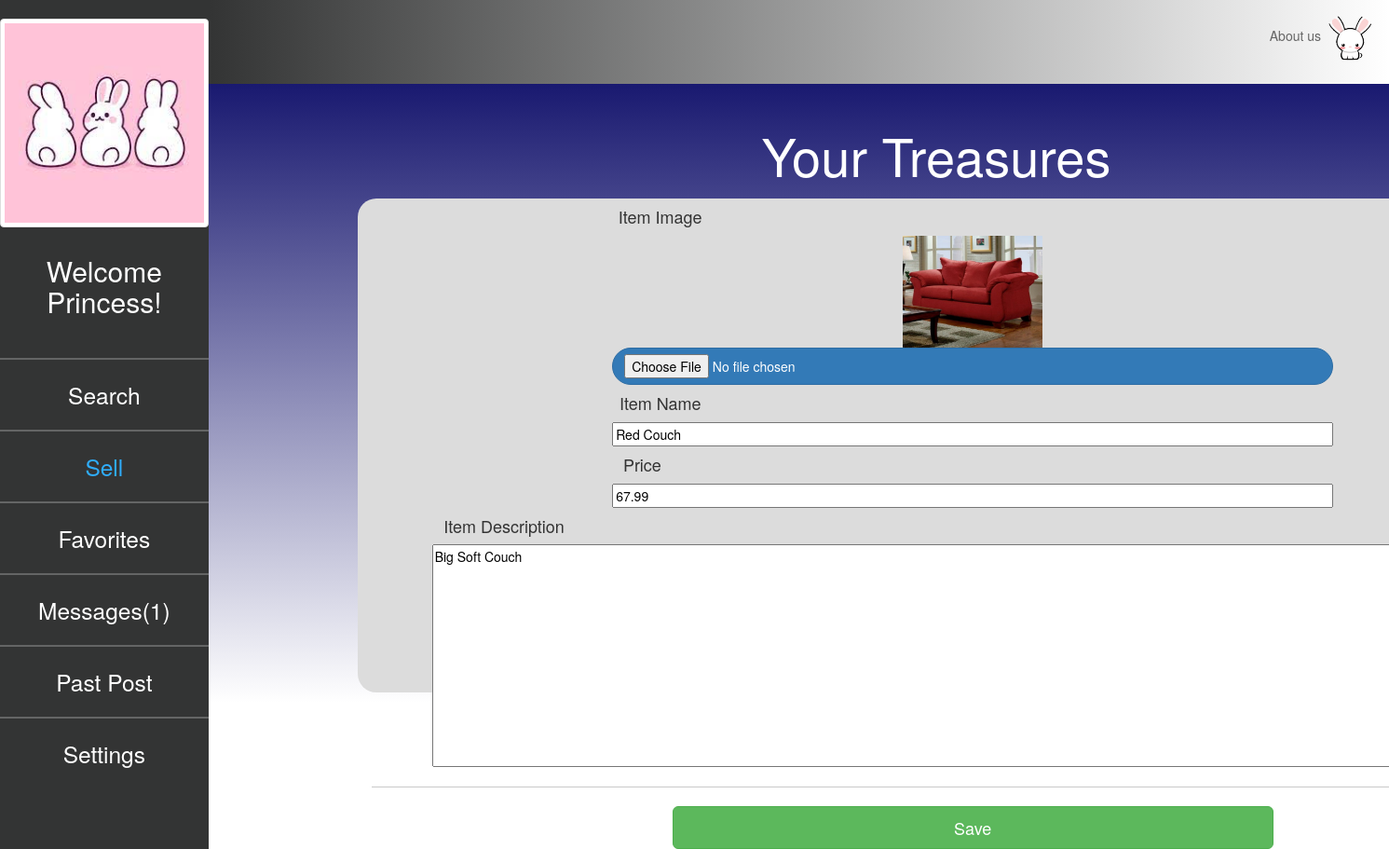
/Item/edit/4 (signed in), run on the app's committed database.
### tables this page shows
CREATE TABLE `item` (
  `item_id` int(11) NOT NULL,
  `profile_id` int(11) NOT NULL,
  `item_name` varchar(50) NOT NULL,
  `item_pic` varchar(50) NOT NULL,
  `item_desc` text NOT NULL,
  `item_price` double NOT NULL,
  `posted_date` date NOT NULL DEFAULT current_timestamp(),
  `visits` int(11) NOT NULL,
  `status` enum('available','unavailable') NOT NULL DEFAULT 'available'
);

### app/core/Controller.php (called while the page is built, shortened)
<?php
class Controller{
	public function view($name,$data=null){
		include 'app/views/' . $name . '.php';
	}
}

### app/core/App.php (called while the page is built, shortened)
<?php
class App{
	private $method = 'index';
	public function __construct(){
		$url = $this->parseURL();
		if(isset($url[0])){
			unset($url[0]);
		}
		$this->controller = new $this->controller;
		if(isset($url[1])){
			if(method_exists($this->controller, $url[1])){
				$this->method = $url[1];
			}
			unset($url[1]);
		}
		$this->params = $url ? array_values($url) : [];
		call_user_func_array(array($this->controller, $this->method), $this->params);
	}
	public function parseURL(){
		if(isset($_GET['url'])){
			return explode('/', filter_var(rtrim($_GET['url'], '/'),FILTER_SANITIZE_URL));
		}
	}
}

### index.php (called while the page is built, shortened)
<?php
new \app\core\App();

### app/models/Item.php (called while the page is built, shortened)
<?php
class Item extends \app\core\Model{
    public function getSpecificItem($item_id){
        $SQL = "SELECT * FROM item WHERE item_id = :item_id AND `status` = 'available'";
        $STMT = self::$_connection->prepare($SQL);
        $STMT->execute(['item_id'=>$item_id]);
        $STMT->setFetchMode(\PDO::FETCH_CLASS,'app\\models\\Item');
        return $STMT->fetch();
    }
}

### app/core/Model.php (called while the page is built, shortened)
<?php
class Model{
	public function __construct(){
		$username = 'root';
		$password = '';
		$host = 'localhost';
		$DBname = 'teamproject';
	}
}

### app/views/Item/edit.php (the view, shortened to what this page needs)
<html>
<head>
    <link href="https://cdn.jsdelivr.net/npm/bootstrap@5.1.3/dist/css/bootstrap.min.css" rel="stylesheet"
>
    <link rel="stylesheet" href="/app/css/design.css">
    <link rel="stylesheet" href="https://maxcdn.bootstrapcdn.com/bootstrap/3.4.1/css/bootstrap.min.css">
</head>
<body id='container'>
<div class="sidenav">
    <center>
    <img src="<?=$_SESSION['profile_pic'] ?>" class='img-thumbnail img-fluid' alt="Responsive image" id='logo' alt="">
    <center>
    <h2 class="nav-title" style="color:white; margin-top: 30px">
        Welcome <?=$_SESSION['profile_name'] ?>!
    </h2>
    <div class="admin-navbar-items">
        <hr class="admin-hr">
        <a href="/Profile/index">Search</a>
        <hr class="admin-hr">
        <a style="color: #2fadfc;" href="/Item/add">Sell</a>
        <hr class="admin-hr">
        <a href="/Favorite/index">Favorites</a>
        <hr class="admin-hr">
        <a href="/Message/index">Messages(<?php echo $_SESSION['messages_count'] ?>)</a>
        <hr class="admin-hr">
        <a href="/Item/past">Past Post</a>
        <hr class="admin-hr">
    </div>
    </center>
    <div class="text-center setting-logout-position-admin">
        <a href="#">Settings</a>
        <center>
            <br><br><br><br><br><hr>
        </center>
    </div>
</div>
    <div class="p-4 topBar">
        <ul id="right-side">
            <a href="">About us
                <img src="/images/bunny.gif" id="profilepic">
            </a>
        </ul>
    </div>
    <div class="blue-box">
     <div class="container" style="margin-left: 7%;">
                 <div style='display:inline-block; margin-top: 4%; margin-left: 43%'>
                    <h1 style="display:inline;color:white; width: 50%; font-size: 400%">Your Treasures</h1>
                 </div>
     </div>
    <div style='display:inline-block; height: 55%'>
        <div class="container insideColor" style="margin-left: 50%; margin-top: 5%; width: 500%; height: 145%">
            <form action="/Item/edit/<?=$data['item']->item_id?>" method="post"  enctype="multipart/form-data">
                <div>
                    <center>
                        <h4 style="margin-right: 52%">Item Image</h4>
                            <img src='<?=$data['item']->item_pic?>' style="width:150px; height: 120px;">
                            <input class="editDesign btn btn-primary" type="file" name="newPicture"
                                style="width: 60%; border-radius: 20px">
                        <h4 style="margin-right: 52%">Item Name</h4>
                            <input class="editDesign" type="text" name="item_name" value='<?php echo $data['item']->item_name; ?>' style="color: black; width: 60%">
                        <h4 style="margin-right: 55%">Price</h4>
                            <input class="editDesign" type="number" name="item_price" value='<?php echo $data['item']->item_price; ?>' min="0" step=".01" style="color: black; width: 60%">
                        <h4 style="margin-right: 78%">Item Description</h4>
                            <textarea class="editDesign" name="item_desc" style="width: 90%; height: 45%; resize:none; color: black;"><?php echo $data['item']->item_desc; ?></textarea>
                    </center>
                </div>
                <div>
                    <center><hr>
                    <input type="submit" name="action" class="btn btn-success btn-lg" value="Save" style="width: 50%" />
                    </center>
                </div>
            </form>
        </div>
    </div>
</div>
</body>
</html>

### app/css/design.css (style rules this page uses)
#container { width: 100%; height: 83%; }
.sidenav { height: 100%; width: 15%; position: fixed; z-index: 1; top: 0; left: 0; background-color: #333434; overflow-x: hidden; padding-top: 20px; }
.sidenav a { text-decoration: none; font-size: 175%; color: white; display: block; }
.admin-navbar-items { margin-top: 20%; }
.admin-hr { color: white; width: 340px; }
.blue-box { margin-left: 15%; width: 85%; height: 100%; background-image: linear-gradient(to top, rgba(25,25,112,0), rgba(25,25,112,1)); }
.container { position: center; border-radius: 20px; }
.topBar { background-image: linear-gradient(to left, rgba(51, 52, 52,0), rgba(51, 52, 52,1)); color: #666666; margin-left: 15%; width: 85%; display: inline-block; }
.topBar a { color: #666666; vertical-align: middle; }
#right-side { display: inline; float: right; text-align: right; }
#right-side a { vertical-align: middle; }
#profilepic { height:50px; width: auto; border-radius:50px; }
.modal-body, h4 { color: white; }
.insideColor { background-color: #DCDCDC; }

### data on the page
item: item_pic (picture), item_name "Red Couch", item_price "67.99", item_desc "Big Soft Couch"

### other printed values
$_SESSION['profile_name'] "Princess"
$_SESSION['messages_count'] "1"
